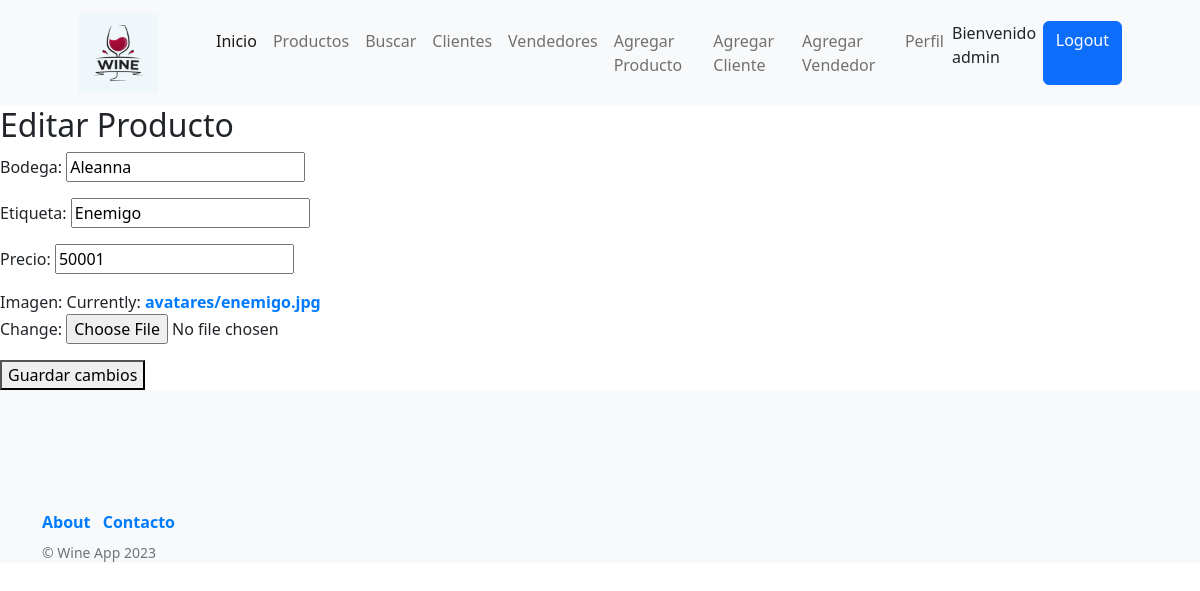
The page /wine_app/producto/editar/1/ (signed in) on the database its author committed.
### wine_app/models.py (models this page shows, shortened)
class Productos(models.Model):
    bodega = models.CharField(max_length=40)
    etiqueta = models.CharField(max_length=40)
    precio = models.IntegerField()
    detalle = models.TextField()
    imagen = models.ImageField(upload_to='avatares')
    class Meta():
        verbose_name = 'Producto'
        verbose_name_plural = 'Productos'
        ordering = ('bodega',)
        unique_together = ('bodega', 'etiqueta')

### wine_app/views.py (the view, shortened to what this page needs)
# urls.py: path('producto/editar/<int:pk>/', ProductoUpdateView.as_view(), name='editar_producto'),
@method_decorator(user_passes_test(is_staff_member, login_url='/wine_app/login'), name='dispatch')
class ProductoUpdateView(UpdateView):
    model = Productos
    template_name = 'editarProducto.html'
    fields = ['bodega', 'etiqueta', 'precio', 'imagen']

### wine_app/views.py (called while the page is built)
def is_staff_member(user):
    return user.is_staff

### wine_app/templates/editarProducto.html (shortened to what this page needs)
{% extends 'padre.html' %}
{% block cambioCenter %}
<h2>Editar Producto</h2>
<form method="post" enctype="multipart/form-data">
    {{ form.as_p }}
    <button type="submit">Guardar cambios</button>
</form>
{% endblock cambioCenter %}

### wine_app/templates/navbar.html (shortened to what this page needs)
<nav class="navbar navbar-expand-lg navbar-light bg-light">
    <div class="container px-4 px-lg-5">
        <a class="navbar-brand" href="/wine_app/inicio">
            <img src="/static/images/logo.png" alt="Logo WineApp" style="width: 80px; height: 80px; margin-right: 10px;">
          </a>
        <div class="collapse navbar-collapse" id="navbarSupportedContent">
            <ul class="navbar-nav me-auto mb-2 mb-lg-0 ms-lg-4">
                <li class="nav-item"><a class="nav-link active" aria-current="page" href="/wine_app/inicio">Inicio</a></li>
                <li class="nav-item"><a class="nav-link" href="{% url 'listar_productos' %}">Productos</a></li>
                <li class="nav-item"><a class="nav-link" href="{% url 'busquedaProducto' %}">Buscar</a></li>
                <li class="nav-item"><a class="nav-link" href="{% url 'listar_clientes' %}">Clientes</a></li>
                <li class="nav-item"><a class="nav-link" href="{% url 'listar_vendedores' %}">Vendedores</a></li>
                <li class="nav-item"><a class="nav-link" href="{% url 'agregar_producto' %}">   Agregar Producto</a></li>
                <li class="nav-item"><a class="nav-link" href="{% url 'agregar_cliente' %}">Agregar Cliente</a></li>
                <li class="nav-item"><a class="nav-link" href="{% url 'agregar_vendedor' %}">Agregar Vendedor</a></li>
                  <li class="nav-item"><a class="nav-link" href="{% url 'EditarPerfil' %}"> Perfil </a></li>
                {% if user.is_authenticated %}
                    <p>Bienvenido {{user.username}} </p>
                    <a class="btn btn-primary" href="{% url 'Logout' %}">Logout</a>
                {% else %}
                    <a class="btn btn-primary" href="{% url 'Login' %}">Login</a>
                    <a class="btn btn-primary" href="{% url 'Registrar' %}">Registrar</a>
                {% endif %}
                    </ul>
        </div>
    </div>
</nav>

### wine_app/templates/padre.html (style rules this page uses)
a { text-decoration: none; color: #007BFF; font-weight: bold; transition: color 0.5s; }

### rows shown on the page
Productos: bodega "Aleanna", etiqueta "Enemigo", precio "50001"

### other values the page prints
{{ user.username }} "admin"
